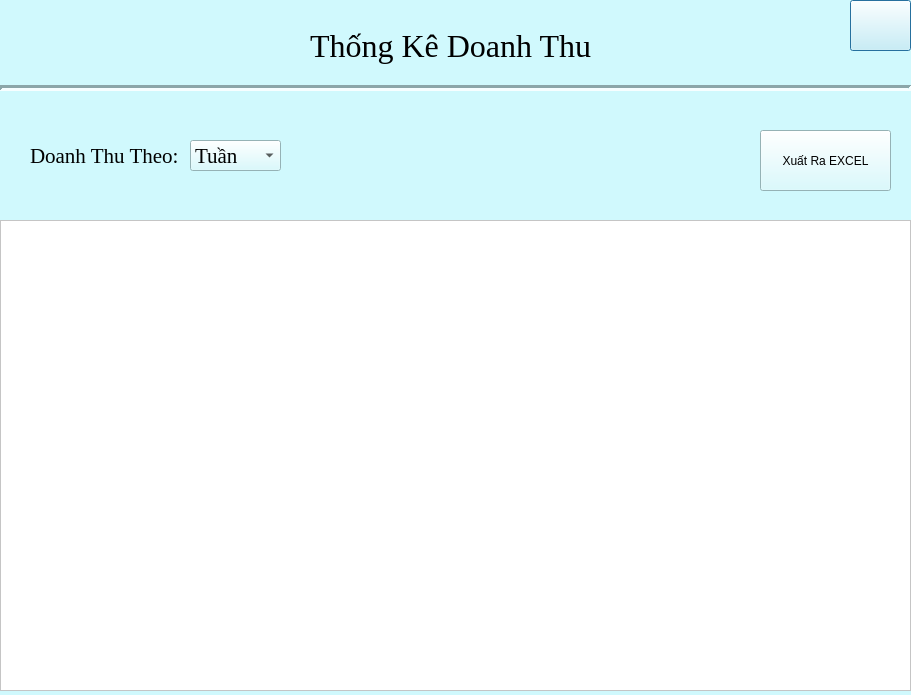
<?xml version="1.0" encoding="UTF-8"?>
<ui version="4.0">
 <class>Dialog</class>
 <widget class="QDialog" name="Dialog">
  <property name="geometry">
   <rect>
    <x>0</x>
    <y>0</y>
    <width>911</width>
    <height>695</height>
   </rect>
  </property>
  <property name="windowTitle">
   <string>Dialog</string>
  </property>
  <property name="styleSheet">
   <string notr="true">background-color: #D0F9FD;</string>
  </property>
  <widget class="QLabel" name="label">
   <property name="geometry">
    <rect>
     <x>310</x>
     <y>10</y>
     <width>281</width>
     <height>71</height>
    </rect>
   </property>
   <property name="font">
    <font>
     <family>Times New Roman</family>
     <pointsize>24</pointsize>
    </font>
   </property>
   <property name="styleSheet">
    <string notr="true"/>
   </property>
   <property name="text">
    <string>Thống Kê Doanh Thu</string>
   </property>
  </widget>
  <widget class="QTableView" name="tblDuLieu">
   <property name="geometry">
    <rect>
     <x>0</x>
     <y>220</y>
     <width>911</width>
     <height>471</height>
    </rect>
   </property>
   <property name="styleSheet">
    <string notr="true">background-color:white;
color:black;</string>
   </property>
  </widget>
  <widget class="Line" name="line">
   <property name="geometry">
    <rect>
     <x>0</x>
     <y>80</y>
     <width>911</width>
     <height>16</height>
    </rect>
   </property>
   <property name="lineWidth">
    <number>3</number>
   </property>
   <property name="orientation">
    <enum>Qt::Horizontal</enum>
   </property>
  </widget>
  <widget class="QPushButton" name="btnQuayVe">
   <property name="geometry">
    <rect>
     <x>850</x>
     <y>0</y>
     <width>61</width>
     <height>51</height>
    </rect>
   </property>
   <property name="styleSheet">
    <string notr="true"/>
   </property>
   <property name="text">
    <string/>
   </property>
  </widget>
  <widget class="QLabel" name="Favicon">
   <property name="geometry">
    <rect>
     <x>10</x>
     <y>10</y>
     <width>121</width>
     <height>71</height>
    </rect>
   </property>
   <property name="text">
    <string/>
   </property>
  </widget>
  <widget class="QLabel" name="label_2">
   <property name="geometry">
    <rect>
     <x>30</x>
     <y>130</y>
     <width>171</width>
     <height>51</height>
    </rect>
   </property>
   <property name="font">
    <font>
     <family>Times New Roman</family>
     <pointsize>16</pointsize>
    </font>
   </property>
   <property name="text">
    <string>Doanh Thu Theo:</string>
   </property>
  </widget>
  <widget class="QComboBox" name="cbDoanhThu">
   <property name="geometry">
    <rect>
     <x>190</x>
     <y>140</y>
     <width>91</width>
     <height>31</height>
    </rect>
   </property>
   <property name="font">
    <font>
     <family>Times New Roman</family>
     <pointsize>16</pointsize>
    </font>
   </property>
   <item>
    <property name="text">
     <string>Tuần</string>
    </property>
   </item>
   <item>
    <property name="text">
     <string>Tháng</string>
    </property>
   </item>
   <item>
    <property name="text">
     <string>Năm</string>
    </property>
   </item>
  </widget>
  <widget class="QPushButton" name="btnXuatExcel">
   <property name="geometry">
    <rect>
     <x>760</x>
     <y>130</y>
     <width>131</width>
     <height>61</height>
    </rect>
   </property>
   <property name="text">
    <string>Xuất Ra EXCEL</string>
   </property>
  </widget>
 </widget>
 <resources/>
 <connections/>
</ui>
